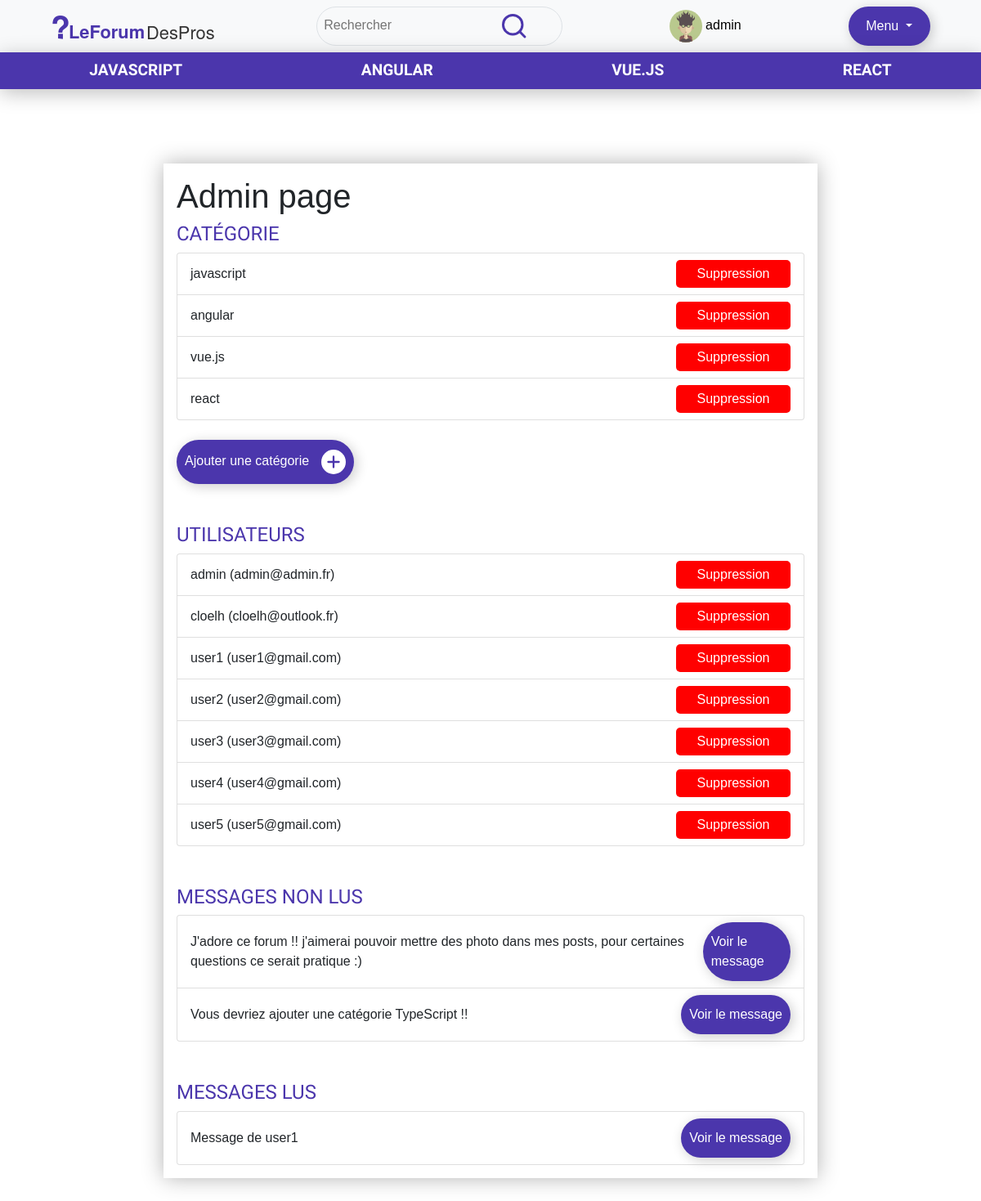
The page /index.php?action=admin (signed in) on the database its author committed.
### tables this page shows
CREATE TABLE `cat` (
  `id` int(11) NOT NULL,
  `categorie` varchar(100) NOT NULL,
  `def` text NOT NULL
);

CREATE TABLE `user` (
  `id` int(11) NOT NULL,
  `pseudo` varchar(100) NOT NULL,
  `mail` varchar(150) NOT NULL,
  `mdp` varchar(200) NOT NULL,
  `role` varchar(50) NOT NULL DEFAULT 'user',
  `idUserProfil` int(11) NOT NULL
);

CREATE TABLE `message` (
  `id` int(11) NOT NULL,
  `id_user` int(11) NOT NULL,
  `message` text NOT NULL,
  `vu` tinyint(1) NOT NULL
);

### vues/admin.php (the view, shortened to what this page needs)
<?php
    $getAllCat = $bdd->prepare("SELECT * FROM `cat`");
    $getAllCat->execute();
    $getUser = $bdd->prepare("SELECT * FROM `user`");
    $getUser->execute();
    $getMessage = $bdd->prepare("SELECT message.*, user.pseudo
    FROM `message`
    INNER JOIN `user` ON `message`.`id_user` = `user`.`id`
    WHERE `vu` = 0
    ORDER BY `id` DESC");
    $getMessage->execute();
    $getMessageLus = $bdd->prepare("SELECT message.*, user.pseudo
    FROM `message`
    INNER JOIN `user` ON `message`.`id_user` = `user`.`id`
    WHERE `vu` = 1
    ORDER BY `id` DESC");
    $getMessageLus->execute();
    include('include/nav.php');
?>
<div class="admin marge page p-3">
    <h1>Admin page</h1>
    <h4>Catégorie </h4>
    <ul class="list-group">
        <?php while ($c = $getAllCat->fetch()) { ?>
            <li class="list-group-item d-flex justify-content-between align-items-center">
                <?=$c['categorie']?>
                <span class="suppression"><a href="index.php?action=deleteCat&idCat=<?=$c['id']?>">Suppression</a></span>
            </li>
        <?php } ?>
    </ul>
    <button type="button" class="button mt-4" data-bs-toggle="modal" data-bs-target="#addCat">
        Ajouter une catégorie <img src="images/add.svg" width="30px" alt="">
    </button>
    <h4 class="pt-5">Utilisateurs</h4>
    <ul class="list-group">
        <?php while ($u = $getUser->fetch()) { ?>
            <li class="list-group-item d-flex justify-content-between align-items-center">
                <?=$u['pseudo']?> (<?=$u['mail']?>)
                <span class="suppression"><a href="index.php?action=deleteUser&idUser=<?=$u['id']?>">Suppression</a></span>
            </li>
        <?php } ?>
    </ul>
    <h4 class="pt-5">Messages non lus </h4>
    <ul class="list-group">
        <?php while ($m = $getMessage->fetch()) { ?>
            <li class="list-group-item d-flex justify-content-between align-items-center">
                <?=$m['message']?>
                <a class="button" href="?action=readMessage&idMessage=<?=$m['id']?> " class="voirMessage">Voir le message</a>
            </li>
        <?php } ?>
    </ul>
    <h4 class="pt-5">Messages lus </h4>
    <ul class="list-group">
        <?php while ($l = $getMessageLus->fetch()) { ?>
            <li class="list-group-item d-flex justify-content-between align-items-center">
                Message de <?=$l['pseudo']?>
                <a class="button" href="?action=readMessage&idMessage=<?=$l['id']?> " class="voirMessage">Voir le message</a>
            </li>
        <?php } ?>
    </ul>
</div>

### vues/include/nav.php (shortened to what this page needs)
<?php
    $getCat = $bdd->prepare('SELECT * FROM cat');
    $getCat->execute();
?>
<div class="fixed-top">
    <nav class="navbar d-flex justify-content-around bg-light">
        <a href="index.php?action=home"><img src="images/logo.svg" alt="logo" width="200px"></a>
        <div class="search border border-1 p-2 rounded-pill">
            <form action="?action=search" method="POST">
                <div class="form-group">
                    <input type="text" id="contenuSearch" name="contenuSearch" class="contenuSearch" placeholder="Rechercher">
                    <button type="submit"><img src="images/search.svg" alt="search" width="30px"></button>
                </div>
            </form>
        </div>
        <?php if(isset($_SESSION['id'])){ ?>
                <button class="bg-transparent" type="button" data-bs-toggle="modal" data-bs-target="#userProfil">
                    <img src="images/user/<?=$_SESSION['avatar']?>.svg" width="40px" alt=""> <?=$_SESSION['pseudo']?>
                </button>
                <div class="dropdown">
                    <button class="button dropdown-toggle" type="button" id="dropdownMenuButton1" data-bs-toggle="dropdown" aria-expanded="false">
                        Menu
                    </button>
                </div>
        <?php } else { ?>
            <a class="link" href="index.php?action=connexion">Se connecter</a>
        <?php } ?>
    </nav>
    <nav class="navbar list-categorie d-flex justify-content-around">
        <?php while($c = $getCat->fetch()){ ?>
            <a href="index.php?action=pageCategorie&idCat=<?=$c['id']?>"><?=$c['categorie']?></a>
        <?php } ?>
    </nav>
</div>

### asset/main.css (style rules this page uses)
* { margin: 0; padding: 0; font-family: Helvetica, sans-serif; }
.marge { margin-left: 200px; margin-right: 200px; margin-top: 200px; margin-bottom: 50px; }
a { text-decoration: none !important; }
button { border: none; min-width: 100px; }
.button { background-color: #4B36AC; color: white; border-radius:50px; padding: 12px 10px 12px 10px; box-shadow: 3px 3px 15px rgba(0, 0, 0, .20); text-decoration: none; transition: all .3s ease; }
.button img { margin-left: 10px; }
h2, h4 { font-family: 'Viga', sans-serif; color: #4B36AC; text-transform: uppercase; }
.page { box-shadow: 0px 0px 25px rgba(0, 0, 0, .30); background-color: white; }
nav.list-categorie { background-color: #4B36AC; box-shadow: 0px 5px 25px rgba(0, 0, 0, .25); }
nav.list-categorie a { font-family: 'Viga', sans-serif; color: white; text-transform: uppercase; font-size: 1.2em; font-weight: bold; text-decoration: none; transition: opacity .2s ease; }
span a { color: white; transition: color .2s ease; }
span.suppression { background-color: red; color: white; border-radius: 5px; padding: 5px 10px 5px 10px; width: 140px; display: flex; justify-content: center; }
.search form input { border: none; background: transparent; }
.search form button { border: none; background: transparent; }

### rows shown on the page
cat: categorie "JAVASCRIPT", categorie "javascript"
cat: categorie "ANGULAR", categorie "angular"
cat: categorie "VUE.JS", categorie "vue.js"
cat: categorie "REACT", categorie "react"
user: pseudo "admin", mail "admin@admin.fr"
user: pseudo "cloelh", mail "cloelh@outlook.fr"
user: pseudo "user1", mail "user1@gmail.com"
user: pseudo "user2", mail "user2@gmail.com"
user: pseudo "user3", mail "user3@gmail.com"
user: pseudo "user4", mail "user4@gmail.com"
user: pseudo "user5", mail "user5@gmail.com"
message: message "J'adore ce forum !! j'aimerai pouvoir mettre des photo dans mes posts, pour certaines questions ce serait pratique :)"
message: message "Vous devriez ajouter une catégorie TypeScript !!"
message: id_user.pseudo "user1"

### other values the page prints
$_SESSION['pseudo'] "admin"
